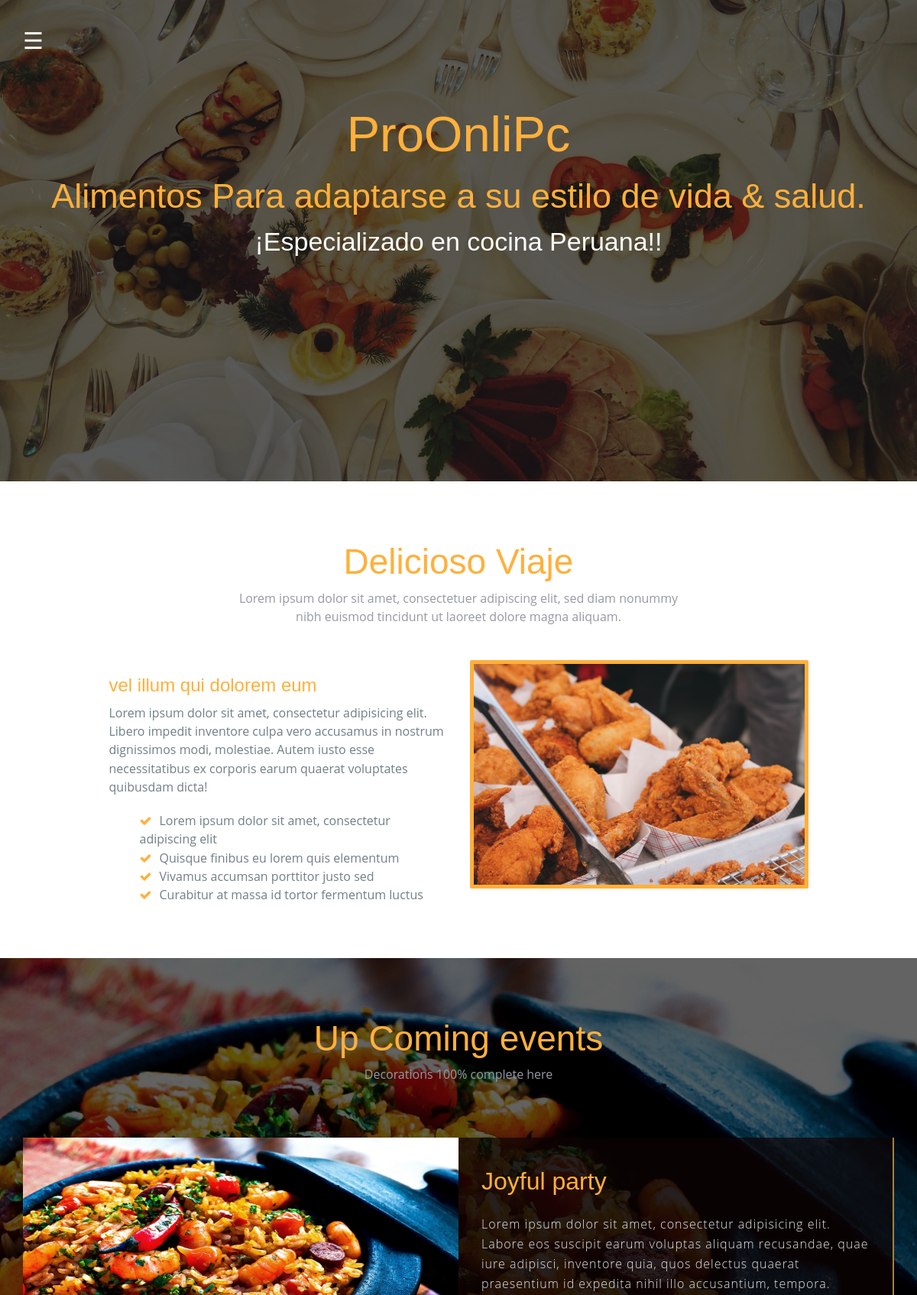
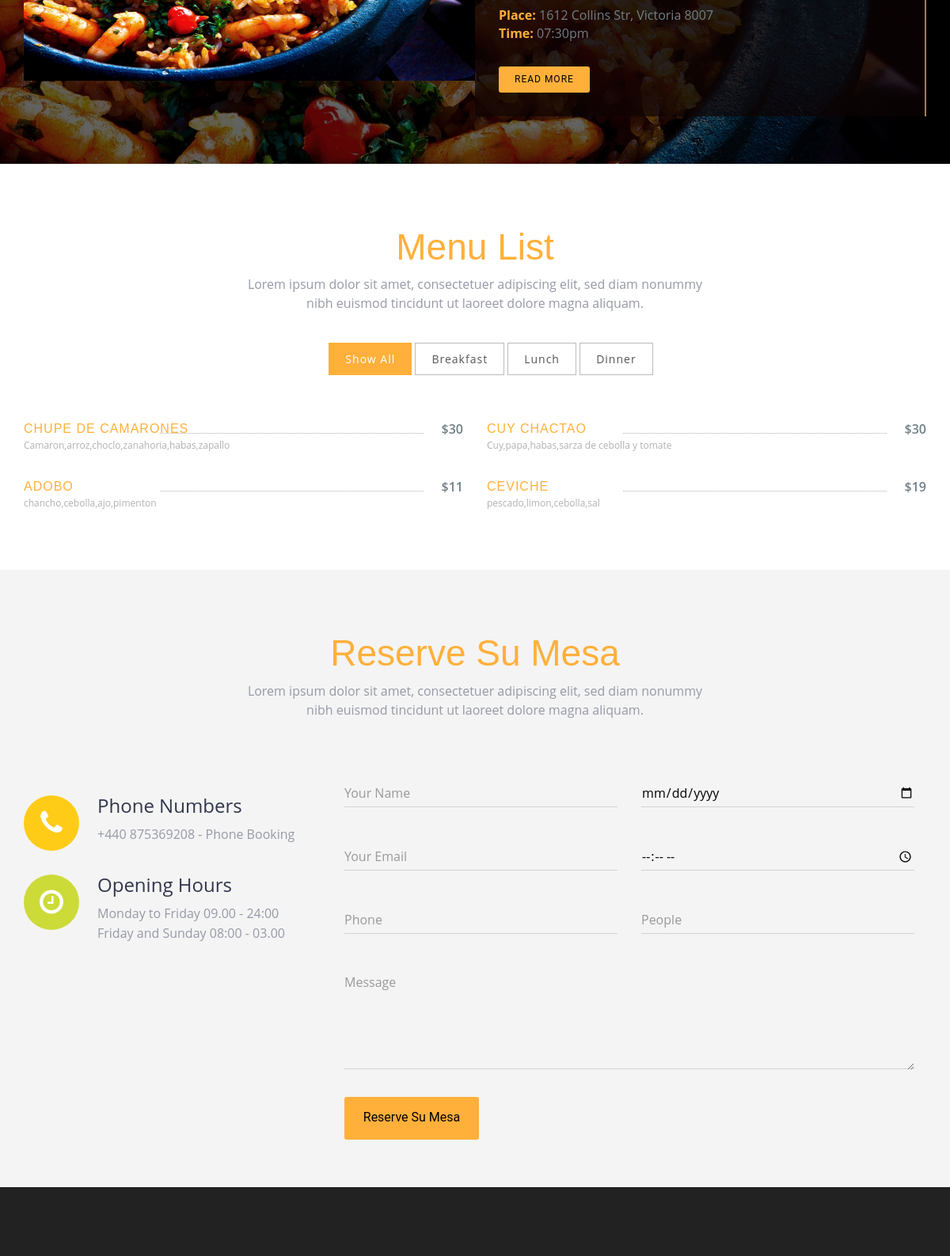
The page / (upper part) on the database its author committed (2 pictures, top to bottom).
### comelona/models.py (models this page shows)
class platillo(models.Model):
    name=models.CharField(max_length=100)
    img=models.ImageField(upload_to='pics')
    desc=models.TextField()
    Brev=models.CharField(max_length=100)
    price=models.IntegerField()

### comelona/views.py (the view)
# urls.py: path("",views.index,name="index"),
def index(request):
    platos=platillo.objects.all()
    return render(request,'index.html',{'platos':platos})

### templates/index.html (shortened to what this page needs)
{% load static %}
<!DOCTYPE html>
<html lang="en">
<head>
  <link rel="stylesheet" type="text/css" href="{% static 'css/font-awesome.min.css' %}">
  <link rel="stylesheet" type="text/css" href="{% static 'css/bootstrap.min.css' %}">
  <link rel="stylesheet" type="text/css" href="{% static 'css/style.css' %}">
</head>
<body >
  <section id="banner">
    <div class="bg-color">
      <header id="header">
        <div class="container">
          <span onclick="openNav()" class="pull-right menu-icon" >☰</span>
        </div>
      </header>
      <div class="container">
        <div class="row">
          <div class="inner text-center">
            <h1 class="logo-name">ProOnliPc</h1>
            <h2>Alimentos Para adaptarse a su estilo de vida & salud.</h2>
            <p>¡Especializado en cocina Peruana!!</p>
          </div>
        </div>
      </div>
    </div>
  </section>
  <section id="about" class="section-padding">
    <div class="container">
      <div class="row">
        <div class="col-md-12 text-center marb-35">
          <h1 class="header-h">Delicioso Viaje</h1>
          <p class="header-p">Lorem ipsum dolor sit amet, consectetuer adipiscing elit, sed diam nonummy
            <br>nibh euismod tincidunt ut laoreet dolore magna aliquam. </p>
        </div>
        <div class="col-md-1"></div>
        <div class="col-md-10">
          <div class="col-md-6 col-sm-6">
            <div class="about-info">
              <h2 class="heading">vel illum qui dolorem eum</h2>
              <p>Lorem ipsum dolor sit amet, consectetur adipisicing elit. Libero impedit inventore culpa vero accusamus in nostrum dignissimos modi, molestiae. Autem iusto esse necessitatibus ex corporis earum quaerat voluptates quibusdam dicta!</p>
              <div class="details-list">
                <ul>
                  <li><i class="fa fa-check"></i>Lorem ipsum dolor sit amet, consectetur adipiscing elit</li>
                  <li><i class="fa fa-check"></i>Quisque finibus eu lorem quis elementum</li>
                  <li><i class="fa fa-check"></i>Vivamus accumsan porttitor justo sed </li>
                  <li><i class="fa fa-check"></i>Curabitur at massa id tortor fermentum luctus</li>
                </ul>
              </div>
            </div>
          </div>
          <div class="col-md-6 col-sm-6">
            <img src="{% static 'img/res01.jpg' %}" alt="" class="img-responsive">
          </div>
        </div>
        <div class="col-md-1"></div>
      </div>
    </div>
  </section>
  <section id="event">
    <div class="bg-color" class="section-padding">
      <div class="container">
        <div class="row">
          <div class="col-xs-12 text-center" style="padding:60px;">
            <h1 class="header-h">Up Coming events</h1>
            <p class="header-p">Decorations 100% complete here</p>
          </div>
          <div class="col-md-12" style="padding-bottom:60px;">
            <div class="item active left">
              <div class="col-md-6 col-sm-6 left-images">
                <img src="{% static 'img/res02.jpg' %}" class="img-responsive">
              </div>
              <div class="col-md-6 col-sm-6 details-text">
                <div class="content-holder">
                  <h2>Joyful party</h2>
                  <p>Lorem ipsum dolor sit amet, consectetur adipisicing elit. Labore eos suscipit earum voluptas aliquam recusandae, quae iure adipisci, inventore quia, quos delectus quaerat praesentium id expedita nihil illo accusantium, tempora.</p>
                  <address>
                              <strong>Place: </strong>
                              1612 Collins Str, Victoria 8007
                              <br>
                              <strong>Time: </strong>
                              07:30pm
                            </address>
                  <a class="btn btn-imfo btn-read-more" href="events-details.html">Read more</a>
                </div>
              </div>
            </div>
          </div>
        </div>
      </div>
    </div>
  </section>
  <section id="menu-list" class="section-padding">
    <div class="container">
      <div class="row">
        <div class="col-md-12 text-center marb-35">
          <h1 class="header-h">Menu List</h1>
          <p class="header-p">Lorem ipsum dolor sit amet, consectetuer adipiscing elit, sed diam nonummy
            <br>nibh euismod tincidunt ut laoreet dolore magna aliquam. </p>
        </div>
        <div class="col-md-12  text-center gallery-trigger">
          <ul>
            <li><a class="filter" data-filter="all">Show All</a></li>
            <li><a class="filter" data-filter=".category-1">Breakfast</a></li>
            <li><a class="filter" data-filter=".category-2">Lunch</a></li>
            <li><a class="filter" data-filter=".category-3">Dinner</a></li>
          </ul>
        </div>
        <div id="Container">
          {%for platillos in platos%}
          <div class="mix category-1 menu-restaurant" data-myorder="2">
            <span class="clearfix">
                        <a class="menu-title" href="#" data-meal-img="{% static 'assets/img/restaurant/rib.jpg' %}">{{platillos.name}}</a>
                        <span style="left: 166px; right: 44px;" class="menu-line"></span>
            <span class="menu-price">${{platillos.price}}</span>
            </span>
            <span class="menu-subtitle">{{platillos.Brev}}</span>
          </div>
          {%endfor%}
        </div>
      </div>
    </div>
  </section>
  <section id="contact" class="section-padding">
    <div class="container">
      <div class="row">
        <div class="col-md-12 text-center">
          <h1 class="header-h">Reserve Su Mesa</h1>
          <p class="header-p">Lorem ipsum dolor sit amet, consectetuer adipiscing elit, sed diam nonummy
            <br>nibh euismod tincidunt ut laoreet dolore magna aliquam. </p>
        </div>
      </div>
      <div class="row msg-row">
        <div class="col-md-4 col-sm-4 mr-15">
          <div class="media-2">
            <div class="media-left">
              <div class="contact-phone bg-1 text-center"><span class="phone-in-talk fa fa-phone"></span></div>
            </div>
            <div class="media-body">
              <h4 class="dark-blue regular">Phone Numbers</h4>
              <p class="light-blue regular alt-p">+440 875369208 - <span class="contacts-sp">Phone Booking</span></p>
            </div>
          </div>
          <div class="media-2">
            <div class="media-left">
              <div class="contact-email bg-14 text-center"><span class="hour-icon fa fa-clock-o"></span></div>
            </div>
            <div class="media-body">
              <h4 class="dark-blue regular">Opening Hours</h4>
              <p class="light-blue regular alt-p"> Monday to Friday 09.00 - 24:00</p>
              <p class="light-blue regular alt-p">
                Friday and Sunday 08:00 - 03.00
              </p>
            </div>
          </div>
        </div>
        <div class="col-md-8 col-sm-8">
          <form action="" method="post" role="form" class="contactForm">
            <div class="col-md-6 col-sm-6 contact-form pad-form">
              <div class="form-group label-floating is-empty">
                <input type="text" name="name" class="form-control" id="name" placeholder="Your Name" data-rule="minlen:4" data-msg="Please enter at least 4 chars" />
              </div>
            </div>
            <div class="col-md-6 col-sm-6 contact-form">
              <div class="form-group">
                <input type="date" class="form-control label-floating is-empty" name="date" id="date" placeholder="Date" data-rule="required" data-msg="This field is required" />
              </div>
            </div>
            <div class="col-md-6 col-sm-6 contact-form pad-form">
              <div class="form-group">
                <input type="email" class="form-control label-floating is-empty" name="email" id="email" placeholder="Your Email" data-rule="email" data-msg="Please enter a valid email" />
              </div>
            </div>
            <div class="col-md-6 col-sm-6 contact-form">
              <div class="form-group">
                <input type="time" class="form-control label-floating is-empty" name="time" id="time" placeholder="Time" data-rule="required" data-msg="This field is required" />
              </div>
            </div>
            <div class="col-md-6 col-sm-6 contact-form">
              <div class="form-group">
                <input type="text" class="form-control label-floating is-empty" name="phone" id="phone" placeholder="Phone" data-rule="required" data-msg="This field is required" />
              </div>
            </div>
            <div class="col-md-6 col-sm-6 contact-form">
              <div class="form-group">
                <input type="text" class="form-control label-floating is-empty" name="people" id="people" placeholder="People" data-rule="required" data-msg="This field is required" />
              </div>
            </div>
            <div class="col-md-12 contact-form">
              <div class="form-group label-floating is-empty">
                <textarea class="form-control" name="message" rows="5" rows="3" data-rule="required" data-msg="Please write something for us" placeholder="Message"></textarea>
              </div>
            </div>
            <div class="col-md-12 btnpad">
              <div class="contacts-btn-pad">
                <button class="contacts-btn">Reserve Su Mesa</button>
              </div>
            </div>
          </form>
        </div>
      </div>
    </div>
  </section>
  <footer class="footer text-center">
    <div class="footer-top">
    </div>
  </footer>
</body>
</html>

### rows shown on the page
platillo: name "CHUPE DE CAMARONES", price "30", Brev "Camaron,arroz,choclo,zanahoria,habas,zapallo"
platillo: name "CUY CHACTAO", price "30", Brev "Cuy,papa,habas,sarza de cebolla y tomate"
platillo: name "ADOBO", price "11", Brev "chancho,cebolla,ajo,pimenton"
platillo: name "CEVICHE", price "19", Brev "pescado,limon,cebolla,sal"
